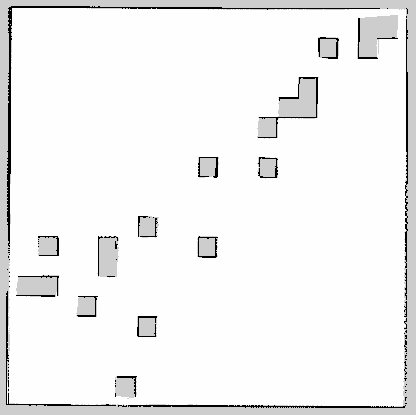
#> input picture src/map/my_map_fixed.pgm, 416 x 415 px
$ python a.py
#> lines starting #> are read from the running program, lines starting #| are printed output that depends on the picture; after the words box and inside, x2 and y2 are one past the last pixel; in counts of white or black regions, pixels touching at a corner belong together
import numpy as np
from matplotlib import pyplot as plt

# Função para calcular a distância Euclidiana
def distancia(posicao_atual, destino):
    return np.sqrt((posicao_atual[0] - destino[0]) ** 2 + (posicao_atual[1] - destino[1]) ** 2)

# Função para calcular a probabilidade de ocupação
def probabilidade(matriz, posicao):
    raio = 4
    ocupacao = 0
    for x in range(-raio, raio + 1):
        for y in range(-raio, raio + 1):
            vizinho = (posicao[0] + x, posicao[1] + y)
            if 0 <= vizinho[0] < matriz.shape[0] and 0 <= vizinho[1] < matriz.shape[1]:
                ocupacao += 1 - matriz[vizinho]  # Mais próximo dos obstáculos aumenta a ocupação

    max_ocupacao = (2 * raio + 1) ** 2  # Máximo de células no raio
    return ocupacao / max_ocupacao

def navegação(matriz, inicio, destino):
    # Fila de nós a explorar
    fila = [(0, inicio)]  # Contém (custo, nó)

    # Dicionários para armazenar custo e caminho
    custos = {inicio: 0}
    caminho = {inicio: None}

    # Direções possíveis para movimentação
    direcoes = [(-1, 0), (1, 0), (0, -1), (0, 1)]

    while fila:
        # Encontra o nó com menor custo
        _, atual = min(fila, key=lambda x: x[0])
        fila.remove((_, atual))

        # Se o objetivo foi alcançado, encerra a busca
        if atual == destino:
            break

        for direcao in direcoes:
            vizinho = (atual[0] + direcao[0], atual[1] + direcao[1])

            # Verifica se o vizinho está dentro dos limites da matriz e se é um espaço livre
            if 0 <= vizinho[0] < matriz.shape[0] and 0 <= vizinho[1] < matriz.shape[1] and matriz[vizinho] == 1:
                novo_custo = custos[atual] + distancia(atual, vizinho)
                p_ocupacao = probabilidade(matriz, vizinho)

                # Atualiza custo se for menor
                if vizinho not in custos or novo_custo < custos[vizinho]:
                    custos[vizinho] = novo_custo
                    prioridade = (novo_custo * p_ocupacao) + distancia(vizinho, destino)  # f(n) = g(n) * Pocc(n) + h(n)
                    fila.append((prioridade, vizinho))
                    caminho[vizinho] = atual

    caminho_final = []
    atual = destino
    while atual is not None:
        caminho_final.append(atual)
        atual = caminho.get(atual)

    caminho_final.reverse()
    return caminho_final

# Carrega a matriz do mapa
with open('my_map_fixed.pgm', 'rb') as pgmf:
    matriz = plt.imread(pgmf)
#> matriz is the input picture: shape (415, 416); min 0, max 254, mean 242.1

# Converte a matriz para formato binário
matriz = 1.0 * (matriz > 250)  # 0 = obstáculo (preto), 1 = livre (branco)
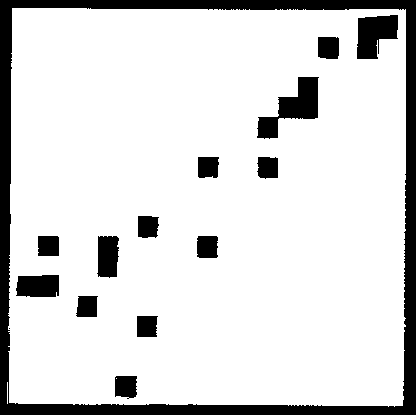
#> matriz: shape (415, 416) float64; values 0 (black) and 1 (white), 85.6% white; 15 black regions (1 under 20 px), largest, box (x1, y1, x2, y2) and area: (0, 0, 416, 415) 16323, (257, 77, 319, 139) 1670, (357, 15, 398, 59) 1305

# Define o objetivo e a posição inicial do robô
goal = (140, 240)
inicio = (340, 120)

# Executa o algoritmo A*
caminho_encontrado = navegação(matriz, inicio, goal)
#> after the loop in navegação, `while fila:`: caminho = 814 items; fila = 493 items
#> the loop in navegação, `while atual is not None:` made 321 passes
#> atual on passes 1 to 3: (140, 239), (141, 239), (141, 238)
#> after the loop in navegação, `while atual is not None:`: caminho_final = 321 pairs, first value 140 to 340, second value 120 to 240
#> caminho_encontrado has the same summary as caminho_final in navegação

# Marca o caminho encontrado no mapa
for celula in caminho_encontrado:
    matriz[celula] = 0.5
#> this loop made 321 passes
#> celula on passes 1 to 3: (340, 120), (339, 120), (338, 120)
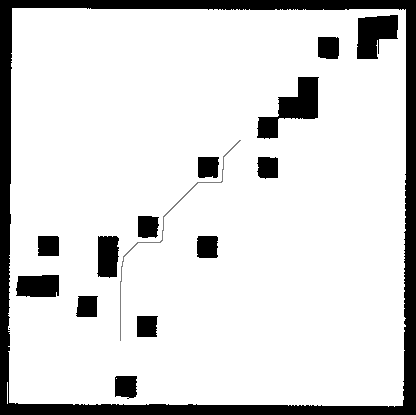
#> matriz: shape (415, 416) float64; 0.19% of pixels changed, all inside (x1, y1, x2, y2) = (120, 140, 241, 341)

# Exibe o resultado
plt.imshow(matriz, interpolation='nearest', cmap='hot')
plt.title("A*")
plt.show()

$ run again, with src/map/my_map_random.pgm copied over src/map/my_map_fixed.pgm
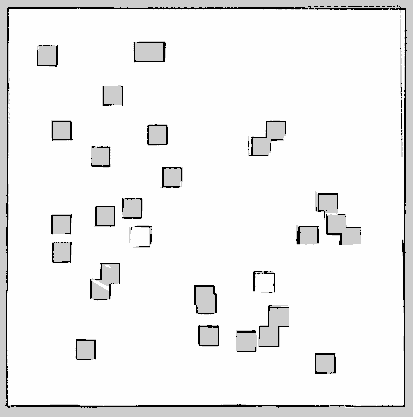
#> input picture src/map/my_map_random.pgm, 413 x 417 px
#> matriz is the input picture: shape (417, 413); min 0, max 254, mean 240.2
#> `matriz = 1.0 * (matriz > 250)`:
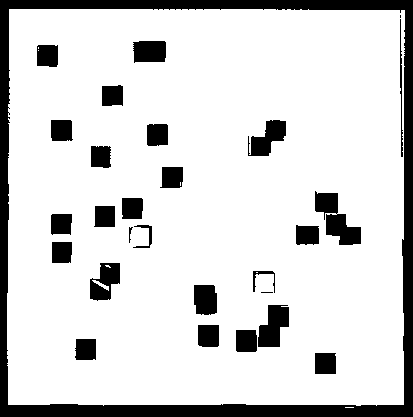
#> matriz: shape (417, 413) float64; values 0 (black) and 1 (white), 84% white; 28 black regions (2 under 20 px), largest, box (x1, y1, x2, y2) and area: (0, 0, 413, 417) 15756, (315, 191, 361, 245) 1209, (258, 305, 289, 347) 900
#> after the loop in navegação, `while fila:`: caminho = 832 items; fila = 479 items
#> the loop in navegação, `while atual is not None:` made 321 passes
#> atual on passes 1 to 3: (140, 239), (141, 239), (141, 238)
#> after the loop in navegação, `while atual is not None:`: caminho_final = 321 pairs, first value 140 to 340, second value 120 to 240
#> caminho_encontrado has the same summary as caminho_final in navegação
#> the loop `for celula in caminho_encontrado:` made 321 passes
#> celula on passes 1 to 3: (340, 120), (339, 120), (338, 120)
#> after the loop `for celula in caminho_encontrado:`:
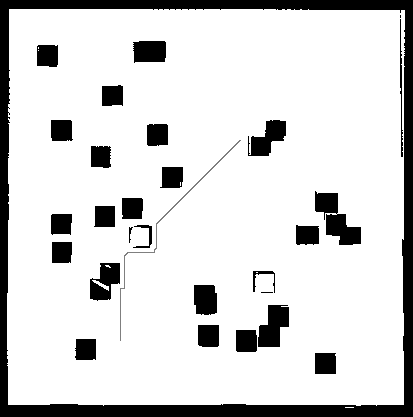
#> matriz: shape (417, 413) float64; 0.19% of pixels changed, all inside (x1, y1, x2, y2) = (120, 140, 241, 341)
